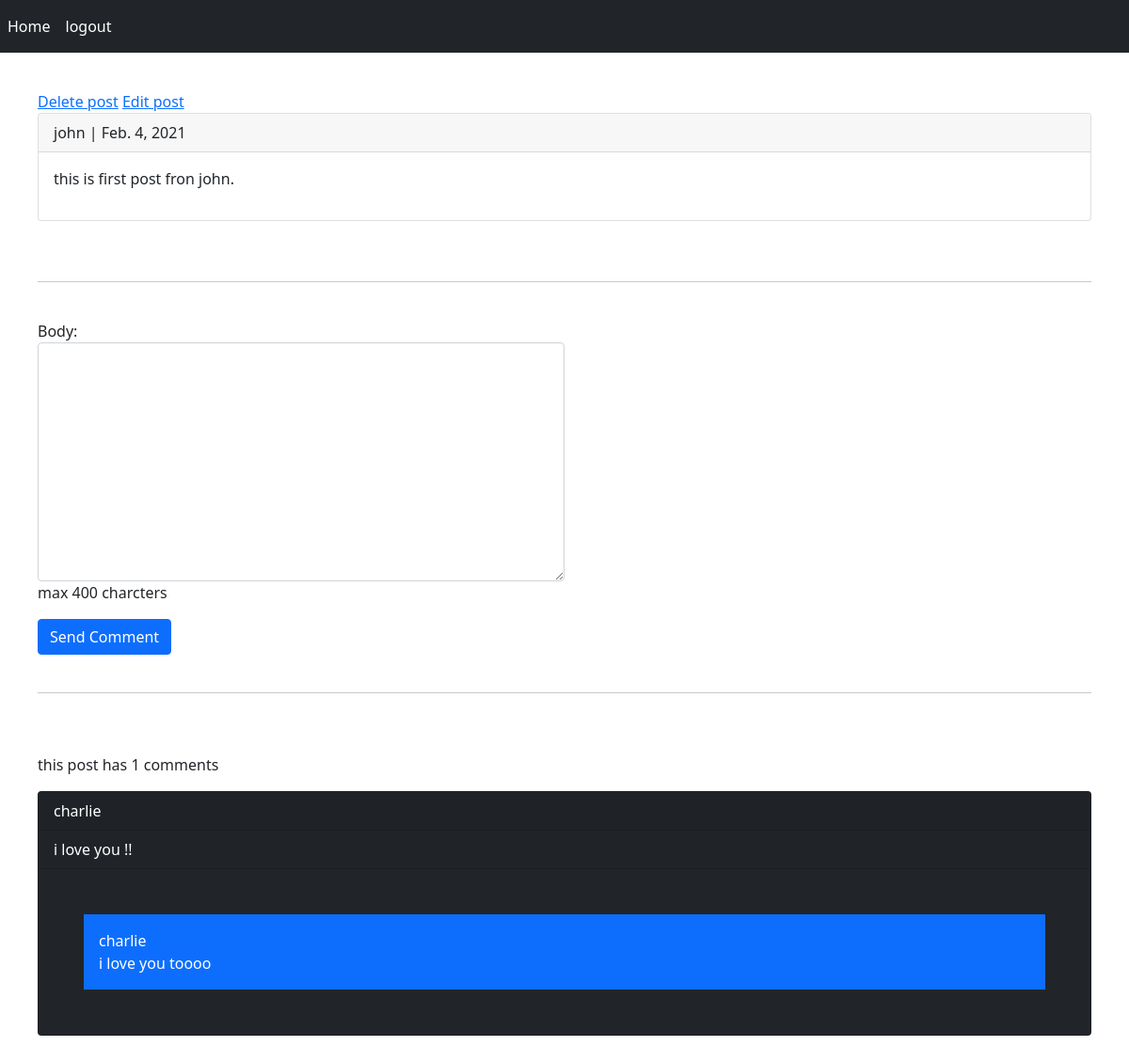
/2021/2/4/this-is-first-post-fron-john (signed in), run on the app's committed database.
### posts/models.py (models this page shows, shortened)
class Post(models.Model):
    user = models.ForeignKey(User, on_delete=models.CASCADE)
    body = models.TextField(max_length=500)
    slug = models.SlugField(max_length=200)
    created = models.DateTimeField(auto_now_add=True)

class Comment(models.Model):
    user = models.ForeignKey(User, on_delete= models.CASCADE)
    post = models.ForeignKey(Post, on_delete= models.CASCADE)
    reply = models.ForeignKey('self', on_delete= models.CASCADE, null= True, blank=True, related_name='rcomment' )
    is_reply = models.BooleanField(default=False)
    body = models.TextField(max_length=500)
    created = models.DateTimeField(auto_now_add=True)
    class Meta:
        ordering = ('-created',)

### posts/views.py (the view)
# urls.py: path('<int:year>/<int:month>/<int:day>/<slug:slug>', views.post_detail, name='post_detail'),
def post_detail(request, year, month, day, slug):
    print(year, month, day, slug)
    post = get_object_or_404(Post, created__year = year, created__month = month, created__day = day, slug=slug)
    if request.method == 'POST':
        form = AddCommentForm(request.POST)
        if form.is_valid():
            new_comment = form.save(commit=False)
            new_comment.post = post
            new_comment.user = request.user
            new_comment.save()
            messages.success(request, 'your comment submitted successfully')
    else:
        form = AddCommentForm()
    comments = Comment.objects.filter(post = post, is_reply = False)
    count_comments = comments.count()
    context = {
        'form' : form,
        'post':post,
        'comments': comments,
        'count_comments' : count_comments
    }
    return render(request, 'posts/post_detail.html', context)

### posts/forms.py
class AddCommentForm(forms.ModelForm):
    class Meta:
        model = Comment
        fields = ('body',)
        widgets = {
            'body': forms.Textarea(attrs={'class':'form-control'})
        }
        error_messages = {
            'body':{
                'required':'این فیلد اجباری است'
            }
        }
        help_texts = {
            'body':'max 400 charcters'
        }

### templates/posts/post_detail.html (shortened to what this page needs)
{% extends 'base.html' %}
{% block content %}
    {% if request.user.is_authenticated and request.user.id == post.user.id %}
        <a href="{% url 'posts:post_delete' post.user.id  post.id %}">Delete post</a>
        <a href="{% url 'posts:post_edit' post.user.id  post.id %}">Edit post</a>
    {% endif %}
    <div class="card ">
        <p class="card-header">{{ post.user }} | {{ post.created|date }}</p>
        <p class="card-body">{{ post.body }}</p>
    </div>
    <br /><br /><hr /><br />
    {% if request.user.is_authenticated %}
        <form action="" method="POST" class="col-md-6">
            {{ form.as_p }}
            <input type="submit" value="Send Comment" class="btn btn-primary" />
        </form>
    {% else %}
        <p class="card-header">only logged in users can send comments</p>
    {% endif %}
    <br /><hr /><br /><br />
    <p>this post has {{ count_comments }} comments</p>
    {% for comment in comments %}
        <div class="card bg-dark text-white">
            <p class="card-header">{{ comment.user }}</p>
            <p class="card-header">{{ comment.body }}</p>
            {% for reply in comment.rcomment.all %}
                <p class="bg-primary text-white p-3 m-5" >{{ reply.user }} <br /> {{ reply.body }}</p>
            {% endfor %}
        </div>
        <br />
    {% empty %}
        <div class="card bg-dark text-white">
            <p class="card-header"> no comment </p>
        </div>
    {% endfor %}
{% endblock %}

### data on the page
Post: user "john", created "Feb. 4, 2021", body "this is first post fron john."
Comment: user "charlie", body "i love you !!"
Comment: user "charlie", body "i love you toooo"

### other printed values
{{ count_comments }} "1"
